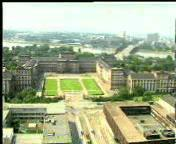
#> input picture videos/uni/0001.jpg, 176 x 144 px; its folder holds 4 pictures in this run
$ python twin-comparision.py
#> lines starting #> are read from the running program, lines starting #| are printed output that depends on the picture
import cv2
import os
import numpy as np
import os.path
import json
import matplotlib.pyplot as plt


def cal_hj(img, j):
    # j代表灰度等级
    """
    计算图像中灰度级为j的直方图值。
    :param img:
    :param j:
    :return:
    """
    shape = img.shape
    mn = shape[0] * shape[1]
    num_j = np.sum(img == j)
    hj = num_j / mn
    return hj


def cal_diff(fst, sec):
    """
    此函数用于计算相邻两帧图像间的差异
    使用文中方程4所定义的SDi，并最终规范到0-100之间。
    :param fst:
    :param sec:
    :return:
    """
    diff = 0
    for intensity in range(256):
        h0 = cal_hj(fst, intensity)
        h1 = cal_hj(sec, intensity)
        diff += abs(h0 - h1)
    return diff*100


def write_to_file(content,filename):
    os.chdir(r"C:\Users\dreamer\Desktop\twin-omparision\code")
    if not os.path.exists(filename):
        f = open(filename, 'w')
        f.close()
    f = open(filename, 'w')
    f.write(json.dumps(content))
    f.close()

def find_camera_breaks(tb):
    """
    此函数用于寻找camera breaks所对应的图片的索引
    :param tb:
    :return:
    """
    f = open("diff_value.txt", 'r')
    diff_array = np.array(json.loads(f.read()))
    f.close()
    index = list(np.where(diff_array > tb))
    write_to_file(index[0].tolist(),"cam_breaks.txt")


def cal_tb(diff):
    """
    此函数用于计算Tb的值
    :param diff:
    :return:
    """
    params = {}
    alaph = 6
    diff_array = np.array(diff)
    mean = diff_array.mean()  # numpy计算均值。
    std = diff_array.std()  # 注意numpy中计算方差和标准差时分母为N而并非概率论中样本方差定义的N-1
    tb = mean + alaph * std
    params["alaph"] = alaph
    params["mean"] = mean
    params["Tb"] = tb
    write_to_file(params,"params.txt")
    return tb

def second_scan():
    """
    第二次扫描视频发现gradual transition
    :return:
    """
    imglist = os.listdir(path)
    Ts = 17
    Tb = 48.60732894720321

    os.chdir(path)
    potential_start_point = -1
    flag = 0  # 潜在gradual transition 起始点标志位
    accumulated = 0  # 累积误差清零
    for i in range(130, 160):
        img = cv2.imread(imglist[i], 0)  # 一定注意要用灰度值读入
        img2 = cv2.imread(imglist[i + 1], 0)
        consecutive_diff = cal_diff(img, img2)  # 计算相邻两帧的diff值规范化到100以内。

        if consecutive_diff >= Ts:
            if flag == 0:  # 没有考察的gradual transition 起始点，则新建一个点
                accumulated = 0
                flag = 1  # 标志位置1
                potential_start_point = i  # 潜在的过渡起始帧
                start_img = cv2.imread(imglist[potential_start_point], 0)


            elif flag == 1:  # 有正在考察的起始点，故继续累加累积误差
                current_img = img
                accumulated += cal_diff(start_img, current_img)  # 计算累积不同度

        else:  # 此时相邻两帧的不同度降低到了Ts以下
            if flag == 0:  # 此时没有正在评估的gradual_transition的起始点
                continue
            if flag == 1:
                if accumulated < Tb:
                    accumulated = 0  # 累积差异值清零。
                    flag = 0
                else:
                    write_to_file([potential_start_point,i],"gradual_transistion.txt")
                    os.chdir(path)
                    accumulated = 0  # 累积差异值清零。
                    flag = 0


def first_sacn():
    """
    第一次扫描
    :param img_lsit:
    :return:
    """
    diff = []
    for i in range(len(img_list)):
        if i == len(img_list) - 1:
            break
        img = cv2.imread(img_list[i], 0)
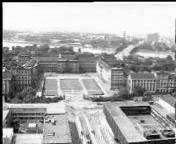
#> img: shape (144, 176); min 0, max 255, mean 167.9
        img2 = cv2.imread(img_list[i + 1], 0)
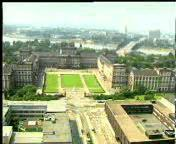
#> input picture videos/uni/0008.jpg, 176 x 144 px
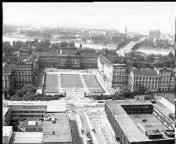
#> img2: shape (144, 176); min 0, max 255, mean 164.8
        diff.append(cal_diff(img, img2))  # E.4计算两张图像间的不同,*100是将diff规范化到0,100
#> the loop in cal_diff, `for intensity in range(256):` made 256 passes
#> (h0, h1, diff) on passes 1 to 3: (0.00253, 0.00284, 0.000316), (0.000552, 0.00138, 0.00114), (0.00399, 0.0015, 0.00363)
#> after the loop in cal_diff, `for intensity in range(256):`: diff = 0.235
#> pass 2 of the loop in first_sacn, `for i in range(len(img_list)):`:
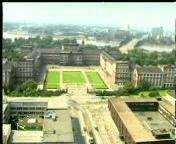
#> input picture videos/uni/0016.jpg, 176 x 144 px
#> in first_sacn, `img2 = cv2.imread(img_list[i + 1], 0)`:
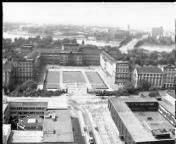
#> img2: shape (144, 176); min 0, max 255, mean 164.4
#> the loop in cal_diff (call 2), `for intensity in range(256):` made 256 passes
#> (h0, h1, diff) on passes 1 to 3: (0.00284, 0.00264, 0.000197), (0.00138, 0.00122, 0.000355), (0.0015, 0.00138, 0.000473)
#> pass 3 of the loop in first_sacn, `for i in range(len(img_list)):`:
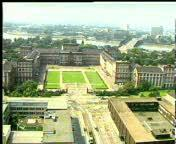
#> input picture videos/uni/0018.jpg, 176 x 144 px
#> in first_sacn, `img2 = cv2.imread(img_list[i + 1], 0)`:
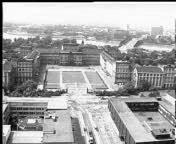
#> img2: shape (144, 176); min 0, max 255, mean 165.2
#> the loop made 4 passes; the first 3 are shown
    tb = cal_tb(diff)
    write_to_file(diff,"diff_value.txt")
    find_camera_breaks(tb)


def twin_comparision(img_list):
    #第一次扫描
    first_sacn()
    print("----第一次扫描结束----")
    #第二次扫描
    second_scan()
    print("----第二次扫描结束----")


def read_img():
    img_list = os.listdir("./")
    print("----total_img_nm----", len(img_list))
    return img_list


if __name__ == "__main__":
    path = r"../videos/uni/"
    os.chdir(path)
    img_list = read_img()
#> (the run stopped early here; a loop or call above may not have finished)
